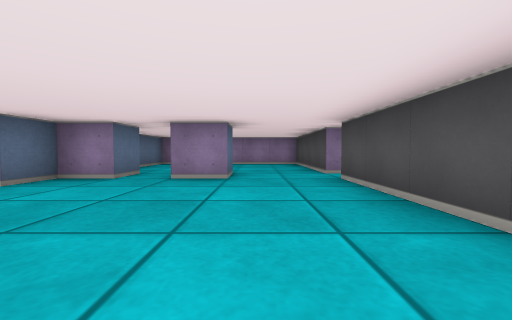
view 1 (above)

21 first-person views from a walk through a cub3D level. The camera is about half as high as the walls, tilts 2° down and sees 90° across. The floor is counted in squares. Each view is taken from the middle of a square. On the plan, view 1 faces up. The plan holds only what a view shows up to about 9 squares ahead; the rest is blank.

view 2
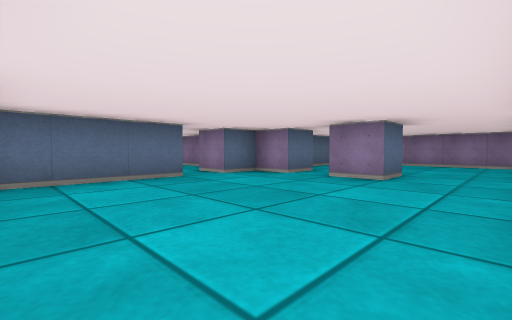

view 3
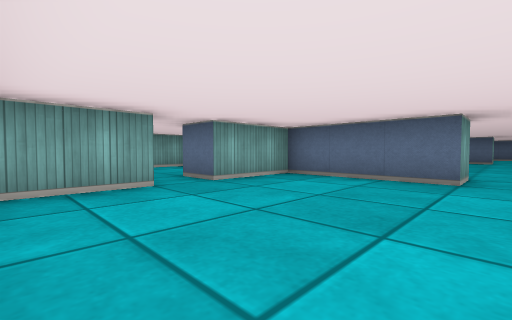

view 4
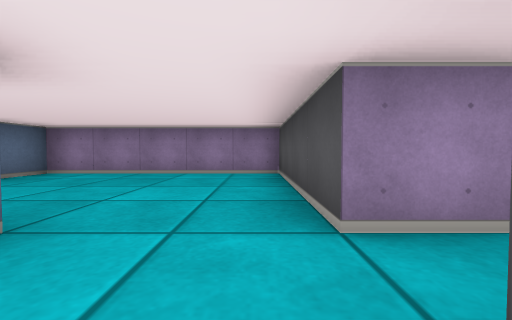

view 5
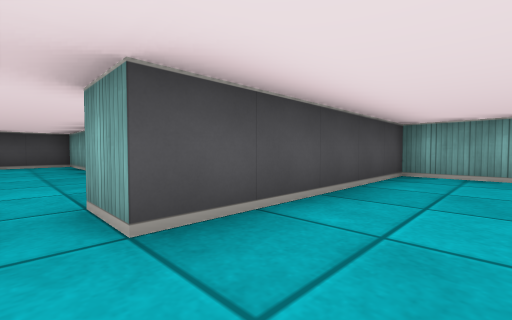

view 6
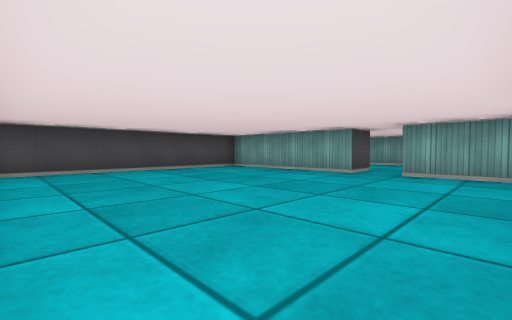

view 7
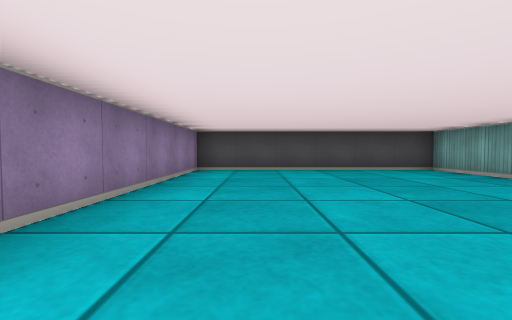

view 8
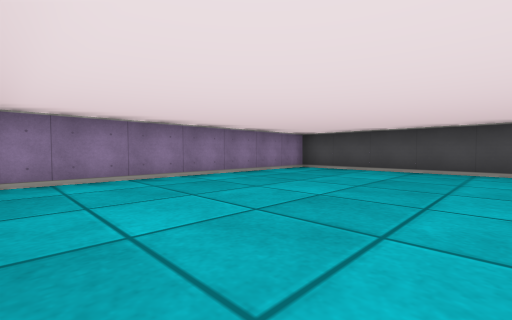

view 9
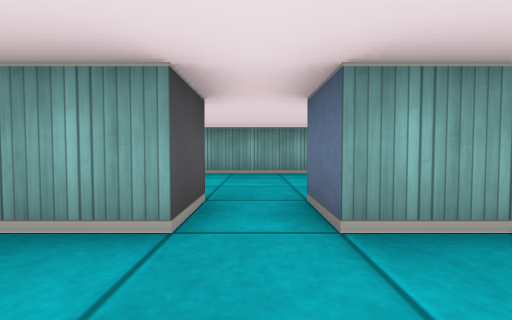

view 10
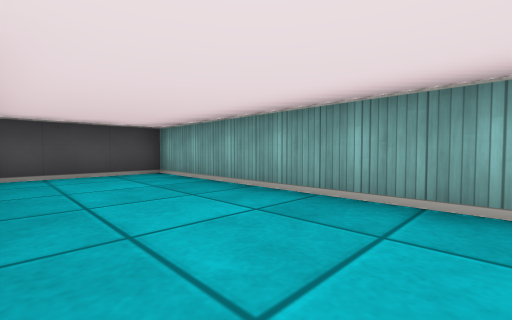

view 11
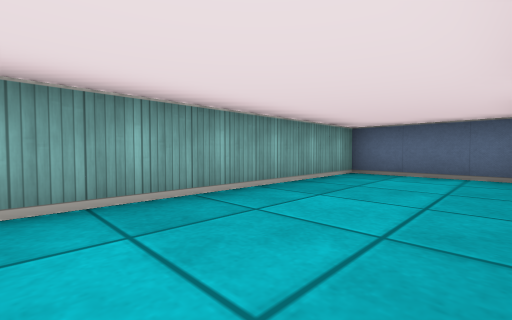

view 12
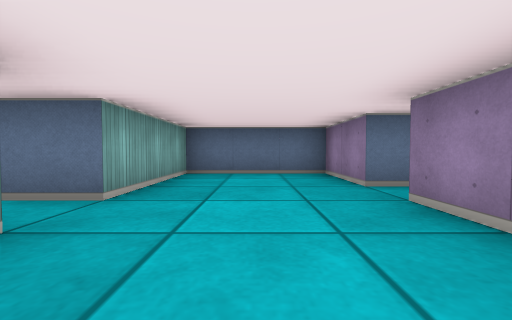

view 13
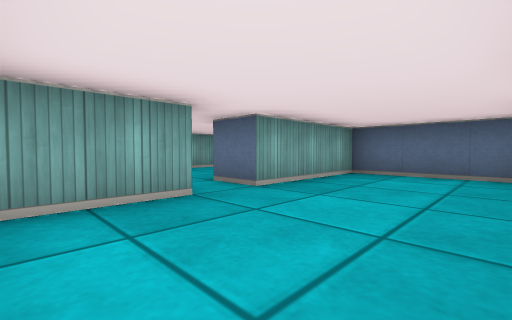

view 14
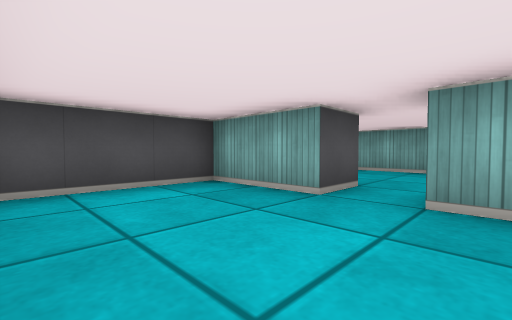

view 15
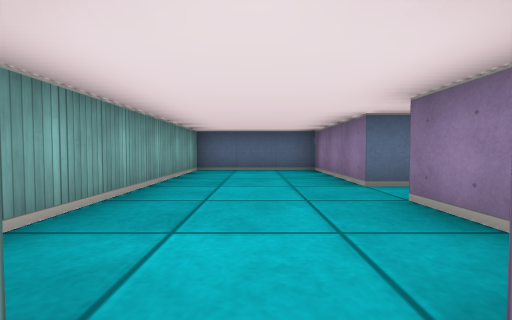

view 16
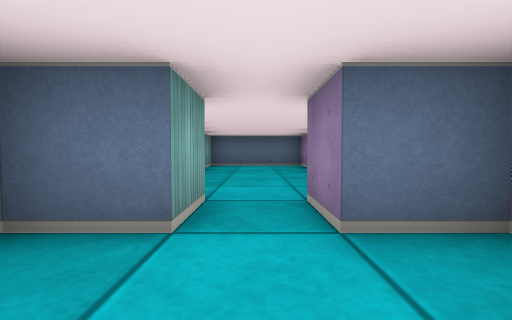

view 17
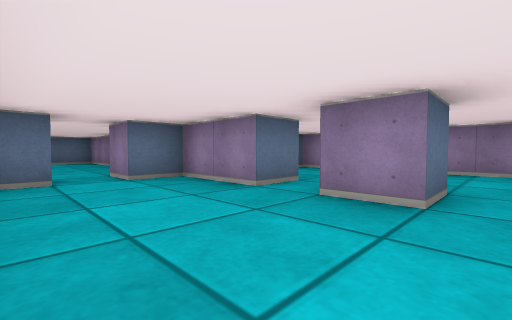

view 18
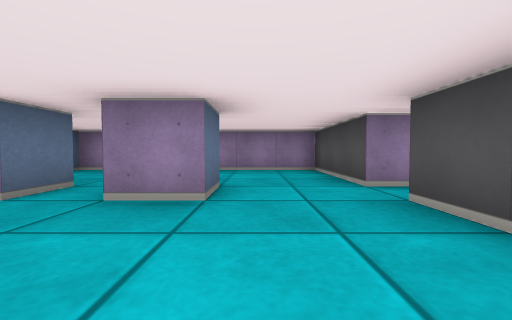

view 19
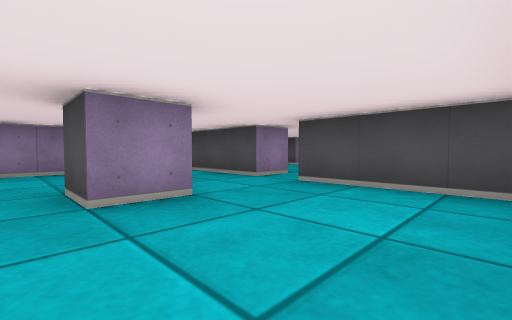

view 20
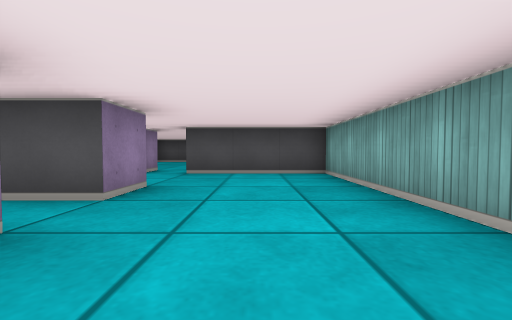

view 21
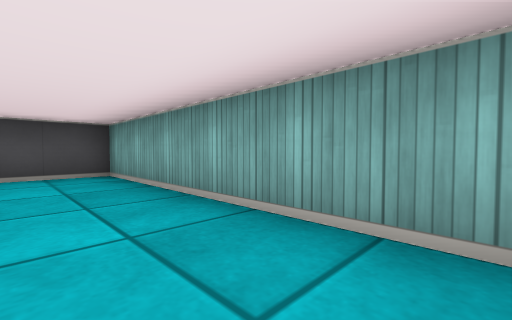

### Floor plan
Ten units are one square. View 1 is at (0, 0); x grows to the right and y downward. Boxes are objects, and circles mark ways between rooms. Rooms are numbered by the first view taken in them; rooms with no view inside come last. Other rooms are left out.
<svg viewBox="-50 -100 160 190">
<path fill="none" stroke="#000" d="M-5 -56 -5 -45 -15 -45M-25 -55 -25 -45 -35 -45 -35 -35 -45 -35M-45 -25 -35 -25 -35 5 -15 5M26 -55 15 -55 15 -95 -35 -95 -35 -70M-6 5 15 5 15 -45 25 -45M55 -35 95 -35 95 -95 29 -95M29 -35 45 -35M55 -25 55 -35M45 -35 45 -25M25 -21 25 5 95 5 95 -21M5 45 25 45 25 19M6 15 -5 15M-15 5 -15 15 -35 15 -35 45 -5 45M15 55 5 55 5 45M-5 45 -5 55 -35 55 -35 85 19 85M25 75 35 75M35 65 25 65M55 45 55 55 35 55 35 65M75 44 75 55 65 55 65 45M35 75 35 85 95 85 95 55M41 15 35 15M105 45 95 45 95 15 59 15"/>
<circle cx="20" cy="-50" r="3" fill="#2a7"/>
<circle cx="-10" cy="10" r="3" fill="#2a7"/>
<circle cx="50" cy="-30" r="3" fill="#2a7"/>
<circle cx="0" cy="50" r="3" fill="#2a7"/>
<circle cx="30" cy="70" r="3" fill="#2a7"/>
<text x="-10" y="-40">1</text>
<text x="60" y="-70">2</text>
<text x="60" y="-10">3</text>
<text x="-10" y="30">4</text>
<text x="0" y="70">5</text>
<text x="60" y="50">6</text>
</svg>
Room 1 opens to room 2. Room 1 opens to room 4. Room 2 opens to room 3. Room 4 opens to room 5. Room 5 opens to room 6.

Where each view was taken, in squares from view 1:
view 1: 0 up, 0 right, facing up
view 2: 0 up, 1 right, facing up-left
view 3: 3 up, 1 right, facing down-left
view 4: 4 up, 1 right, facing up
view 5: 5 up, 0 right, facing down-right
view 6: 9 up, 3 right, facing down-right
view 7: 8 up, 3 right, facing right
view 8: 5 up, 3 right, facing up-right
view 9: 5 up, 5 right, facing down
view 10: 2 up, 4 right, facing down-right
view 11: 2 up, 8 right, facing down-left
view 12: 3 down, 2 right, facing left
view 13: 2 down, 2 right, facing down-left
view 14: 2 down, 1 left, facing down-right
view 15: 7 down, 3 right, facing left
view 16: 7 down, 5 right, facing left
view 17: 8 down, 8 right, facing up-left
view 18: 8 down, 8 right, facing up
view 19: 8 down, 6 right, facing up-right
view 20: 7 down, 4 right, facing right
view 21: 7 down, 4 right, facing down-right
